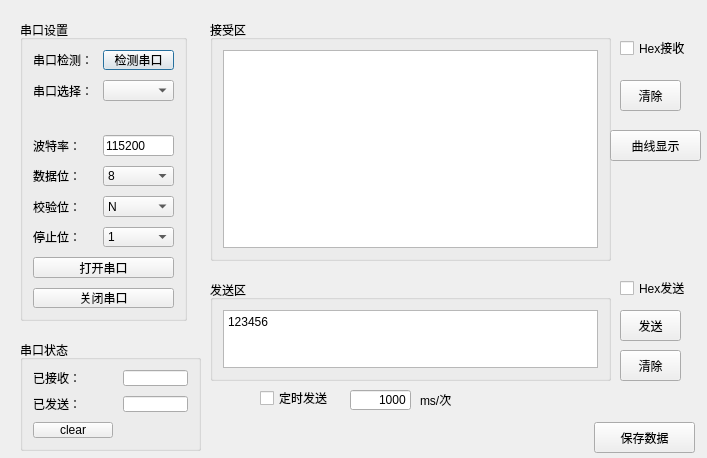
<?xml version="1.0" encoding="UTF-8"?>
<ui version="4.0">
 <class>Form</class>
 <widget class="QWidget" name="Form">
  <property name="geometry">
   <rect>
    <x>0</x>
    <y>0</y>
    <width>707</width>
    <height>458</height>
   </rect>
  </property>
  <property name="windowTitle">
   <string>Form</string>
  </property>
  <widget class="QGroupBox" name="formGroupBox">
   <property name="geometry">
    <rect>
     <x>20</x>
     <y>20</y>
     <width>167</width>
     <height>301</height>
    </rect>
   </property>
   <property name="title">
    <string>串口设置</string>
   </property>
   <layout class="QFormLayout" name="formLayout">
    <property name="horizontalSpacing">
     <number>10</number>
    </property>
    <property name="verticalSpacing">
     <number>10</number>
    </property>
    <property name="leftMargin">
     <number>10</number>
    </property>
    <property name="topMargin">
     <number>10</number>
    </property>
    <property name="rightMargin">
     <number>10</number>
    </property>
    <property name="bottomMargin">
     <number>10</number>
    </property>
    <item row="0" column="0">
     <widget class="QLabel" name="s1__lb_1">
      <property name="text">
       <string>串口检测：</string>
      </property>
     </widget>
    </item>
    <item row="0" column="1">
     <widget class="QPushButton" name="s1__box_1">
      <property name="text">
       <string>检测串口</string>
      </property>
      <property name="autoRepeatInterval">
       <number>100</number>
      </property>
      <property name="default">
       <bool>true</bool>
      </property>
     </widget>
    </item>
    <item row="1" column="0">
     <widget class="QLabel" name="s1__lb_2">
      <property name="text">
       <string>串口选择：</string>
      </property>
     </widget>
    </item>
    <item row="1" column="1">
     <widget class="QComboBox" name="s1__box_2"/>
    </item>
    <item row="2" column="0" colspan="2">
     <widget class="QLabel" name="state_label">
      <property name="text">
       <string/>
      </property>
      <property name="textFormat">
       <enum>Qt::AutoText</enum>
      </property>
      <property name="scaledContents">
       <bool>true</bool>
      </property>
      <property name="alignment">
       <set>Qt::AlignRight|Qt::AlignTrailing|Qt::AlignVCenter</set>
      </property>
     </widget>
    </item>
    <item row="3" column="0">
     <widget class="QLabel" name="s1__lb_3">
      <property name="text">
       <string>波特率：</string>
      </property>
     </widget>
    </item>
    <item row="4" column="0">
     <widget class="QLabel" name="s1__lb_4">
      <property name="text">
       <string>数据位：</string>
      </property>
     </widget>
    </item>
    <item row="4" column="1">
     <widget class="QComboBox" name="s1__box_4">
      <item>
       <property name="text">
        <string>8</string>
       </property>
      </item>
      <item>
       <property name="text">
        <string>7</string>
       </property>
      </item>
      <item>
       <property name="text">
        <string>6</string>
       </property>
      </item>
      <item>
       <property name="text">
        <string>5</string>
       </property>
      </item>
     </widget>
    </item>
    <item row="5" column="0">
     <widget class="QLabel" name="s1__lb_5">
      <property name="text">
       <string>校验位：</string>
      </property>
     </widget>
    </item>
    <item row="5" column="1">
     <widget class="QComboBox" name="s1__box_5">
      <item>
       <property name="text">
        <string>N</string>
       </property>
      </item>
     </widget>
    </item>
    <item row="6" column="0">
     <widget class="QLabel" name="s1__lb_6">
      <property name="text">
       <string>停止位：</string>
      </property>
     </widget>
    </item>
    <item row="6" column="1">
     <widget class="QComboBox" name="s1__box_6">
      <item>
       <property name="text">
        <string>1</string>
       </property>
      </item>
     </widget>
    </item>
    <item row="7" column="0" colspan="2">
     <widget class="QPushButton" name="open_button">
      <property name="text">
       <string>打开串口</string>
      </property>
     </widget>
    </item>
    <item row="8" column="0" colspan="2">
     <widget class="QPushButton" name="close_button">
      <property name="text">
       <string>关闭串口</string>
      </property>
     </widget>
    </item>
    <item row="3" column="1">
     <widget class="QLineEdit" name="lineEdit_4">
      <property name="text">
       <string>115200</string>
      </property>
     </widget>
    </item>
   </layout>
  </widget>
  <widget class="QGroupBox" name="verticalGroupBox">
   <property name="geometry">
    <rect>
     <x>210</x>
     <y>20</y>
     <width>401</width>
     <height>241</height>
    </rect>
   </property>
   <property name="title">
    <string>接受区</string>
   </property>
   <layout class="QVBoxLayout" name="verticalLayout">
    <property name="leftMargin">
     <number>10</number>
    </property>
    <property name="topMargin">
     <number>10</number>
    </property>
    <property name="rightMargin">
     <number>10</number>
    </property>
    <property name="bottomMargin">
     <number>10</number>
    </property>
    <item>
     <widget class="QTextBrowser" name="s2__receive_text"/>
    </item>
   </layout>
  </widget>
  <widget class="QGroupBox" name="verticalGroupBox_2">
   <property name="geometry">
    <rect>
     <x>210</x>
     <y>280</y>
     <width>401</width>
     <height>101</height>
    </rect>
   </property>
   <property name="title">
    <string>发送区</string>
   </property>
   <layout class="QVBoxLayout" name="verticalLayout_2">
    <property name="leftMargin">
     <number>10</number>
    </property>
    <property name="topMargin">
     <number>10</number>
    </property>
    <property name="rightMargin">
     <number>10</number>
    </property>
    <property name="bottomMargin">
     <number>10</number>
    </property>
    <item>
     <widget class="QTextEdit" name="s3__send_text">
      <property name="html">
       <string>&lt;!DOCTYPE HTML PUBLIC &quot;-//W3C//DTD HTML 4.0//EN&quot; &quot;http://www.w3.org/TR/REC-html40/strict.dtd&quot;&gt;
&lt;html&gt;&lt;head&gt;&lt;meta name=&quot;qrichtext&quot; content=&quot;1&quot; /&gt;&lt;style type=&quot;text/css&quot;&gt;
p, li { white-space: pre-wrap; }
&lt;/style&gt;&lt;/head&gt;&lt;body style=&quot; font-family:'SimSun'; font-size:9pt; font-weight:400; font-style:normal;&quot;&gt;
&lt;p style=&quot; margin-top:0px; margin-bottom:0px; margin-left:0px; margin-right:0px; -qt-block-indent:0; text-indent:0px;&quot;&gt;123456&lt;/p&gt;&lt;/body&gt;&lt;/html&gt;</string>
      </property>
     </widget>
    </item>
   </layout>
  </widget>
  <widget class="QPushButton" name="s3__send_button">
   <property name="geometry">
    <rect>
     <x>620</x>
     <y>310</y>
     <width>61</width>
     <height>31</height>
    </rect>
   </property>
   <property name="text">
    <string>发送</string>
   </property>
  </widget>
  <widget class="QPushButton" name="s3__clear_button">
   <property name="geometry">
    <rect>
     <x>620</x>
     <y>350</y>
     <width>61</width>
     <height>31</height>
    </rect>
   </property>
   <property name="text">
    <string>清除</string>
   </property>
  </widget>
  <widget class="QGroupBox" name="formGroupBox">
   <property name="geometry">
    <rect>
     <x>20</x>
     <y>340</y>
     <width>181</width>
     <height>111</height>
    </rect>
   </property>
   <property name="title">
    <string>串口状态</string>
   </property>
   <layout class="QFormLayout" name="formLayout_2">
    <property name="horizontalSpacing">
     <number>10</number>
    </property>
    <property name="verticalSpacing">
     <number>10</number>
    </property>
    <property name="leftMargin">
     <number>10</number>
    </property>
    <property name="topMargin">
     <number>10</number>
    </property>
    <property name="rightMargin">
     <number>10</number>
    </property>
    <property name="bottomMargin">
     <number>10</number>
    </property>
    <item row="0" column="0">
     <widget class="QLabel" name="label">
      <property name="text">
       <string>已接收：</string>
      </property>
     </widget>
    </item>
    <item row="1" column="0">
     <widget class="QLabel" name="label_2">
      <property name="text">
       <string>已发送：</string>
      </property>
     </widget>
    </item>
    <item row="0" column="1">
     <widget class="QLineEdit" name="lineEdit"/>
    </item>
    <item row="1" column="1">
     <widget class="QLineEdit" name="lineEdit_2"/>
    </item>
    <item row="2" column="0">
     <widget class="QPushButton" name="clear_Button">
      <property name="text">
       <string>clear</string>
      </property>
     </widget>
    </item>
   </layout>
  </widget>
  <widget class="QCheckBox" name="hex_send">
   <property name="geometry">
    <rect>
     <x>620</x>
     <y>280</y>
     <width>71</width>
     <height>16</height>
    </rect>
   </property>
   <property name="text">
    <string>Hex发送</string>
   </property>
  </widget>
  <widget class="QCheckBox" name="hex_receive">
   <property name="geometry">
    <rect>
     <x>620</x>
     <y>40</y>
     <width>71</width>
     <height>16</height>
    </rect>
   </property>
   <property name="text">
    <string>Hex接收</string>
   </property>
  </widget>
  <widget class="QPushButton" name="s2__clear_button">
   <property name="geometry">
    <rect>
     <x>620</x>
     <y>80</y>
     <width>61</width>
     <height>31</height>
    </rect>
   </property>
   <property name="text">
    <string>清除</string>
   </property>
  </widget>
  <widget class="QCheckBox" name="timer_send_cb">
   <property name="geometry">
    <rect>
     <x>260</x>
     <y>390</y>
     <width>71</width>
     <height>16</height>
    </rect>
   </property>
   <property name="text">
    <string>定时发送</string>
   </property>
  </widget>
  <widget class="QLineEdit" name="lineEdit_3">
   <property name="geometry">
    <rect>
     <x>350</x>
     <y>390</y>
     <width>61</width>
     <height>20</height>
    </rect>
   </property>
   <property name="text">
    <string>1000</string>
   </property>
   <property name="alignment">
    <set>Qt::AlignRight|Qt::AlignTrailing|Qt::AlignVCenter</set>
   </property>
  </widget>
  <widget class="QLabel" name="dw">
   <property name="geometry">
    <rect>
     <x>420</x>
     <y>390</y>
     <width>54</width>
     <height>20</height>
    </rect>
   </property>
   <property name="text">
    <string>ms/次</string>
   </property>
  </widget>
  <widget class="QPushButton" name="data_save_Button">
   <property name="geometry">
    <rect>
     <x>594</x>
     <y>422</y>
     <width>101</width>
     <height>31</height>
    </rect>
   </property>
   <property name="text">
    <string>保存数据</string>
   </property>
  </widget>
  <widget class="QPushButton" name="curveShow_Button">
   <property name="geometry">
    <rect>
     <x>610</x>
     <y>130</y>
     <width>91</width>
     <height>31</height>
    </rect>
   </property>
   <property name="text">
    <string>曲线显示</string>
   </property>
  </widget>
  <zorder>verticalGroupBox</zorder>
  <zorder>verticalGroupBox_2</zorder>
  <zorder>formGroupBox</zorder>
  <zorder>s3__send_button</zorder>
  <zorder>s3__clear_button</zorder>
  <zorder>formGroupBox</zorder>
  <zorder>hex_send</zorder>
  <zorder>hex_receive</zorder>
  <zorder>s2__clear_button</zorder>
  <zorder>timer_send_cb</zorder>
  <zorder>lineEdit_3</zorder>
  <zorder>dw</zorder>
  <zorder>data_save_Button</zorder>
  <zorder>curveShow_Button</zorder>
 </widget>
 <resources/>
 <connections/>
</ui>
